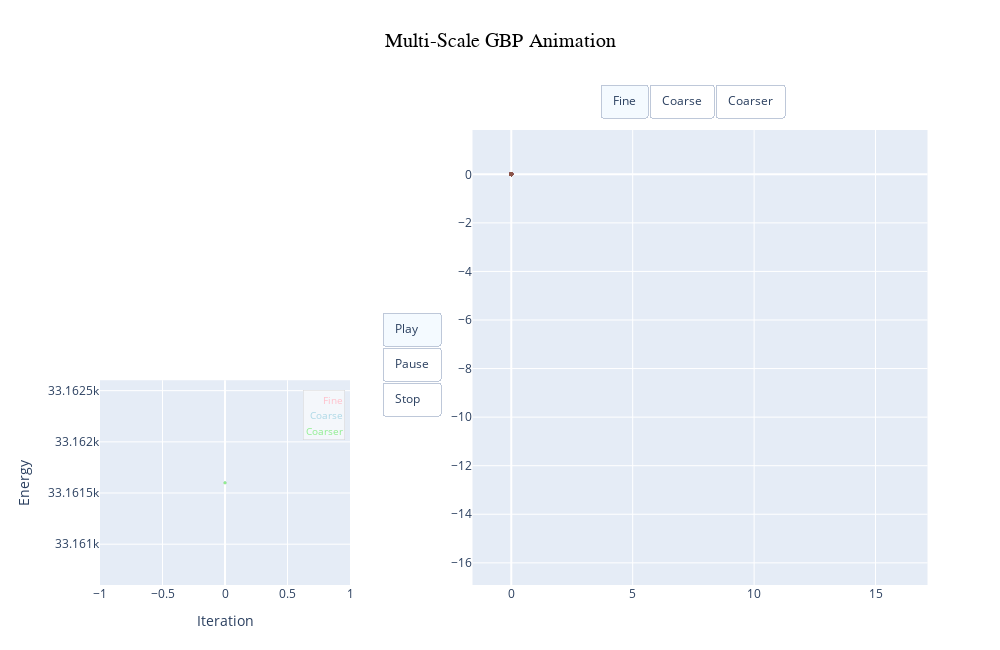

The notebook cell saved with this chart:
### Code cell
import numpy as np
import plotly.graph_objects as go
import plotly.express as px

# Function to ensure only point visibility is toggled by buttons,
# while energy curves always stay visible (last 3 traces)
def make_visibility(show_fine, show_coarse, show_coarser):
    return [show_fine, show_coarse, show_coarser, True, True, True]

# Compute overall axis bounds for equal scaling
all_points = np.concatenate([
    linpoints_log.reshape(-1, 2),
    linpoints_log_coarse.reshape(-1, 2),
    linpoints_log_coarser.reshape(-1, 2)
], axis=0)

x_min, y_min = all_points.min(axis=0)
x_max, y_max = all_points.max(axis=0)

x_range = x_max - x_min
y_range = y_max - y_min
max_range = max(x_range, y_range) / 2

x_center = (x_max + x_min) / 2
y_center = (y_max + y_min) / 2

x_min_equal = x_center - max_range - 0.001 * max_range
x_max_equal = x_center + max_range + 0.001 * max_range
y_min_equal = y_center - max_range - 0.001 * max_range
y_max_equal = y_center + max_range + 0.001 * max_range

# Dimensions
num_iters = linpoints_log.shape[0]
fine_points = linpoints_log.shape[1]
coarse_points = linpoints_log_coarse.shape[1]
coarser_points = linpoints_log_coarser.shape[1]

# Assign colors to each point group
fine_base = px.colors.qualitative.Set3
fine_colors = (fine_base * ((fine_points // len(fine_base)) + 1))[:fine_points]
coarse_colors = px.colors.qualitative.Plotly * 10
coarser_colors = px.colors.qualitative.D3 * 10

# Precompute color assignments per point
coarse_color_list = [coarse_colors[i] for i in range(coarse_points) for _ in range(4)]
coarser_color_list = [coarser_colors[i] for i in range(coarser_points) for _ in range(16)]

# Create animation frames
frames = []
for t in range(num_iters):
    # Fine-level points (right side)
    fine_trace = go.Scatter(
        x=linpoints_log[t, :, 0],
        y=linpoints_log[t, :, 1],
        mode='markers',
        marker=dict(size=4, color=fine_colors),
        name='fine',
        showlegend=False,
        xaxis='x1',
        yaxis='y1'
    )

    # Coarse-level points (right side)
    coarse_pts = linpoints_log_coarse[t].reshape(-1, 2)
    coarse_trace = go.Scatter(
        x=coarse_pts[:, 0],
        y=coarse_pts[:, 1],
        mode='markers',
        marker=dict(size=4, color=coarse_color_list),
        name='coarse',
        showlegend=False,
        xaxis='x1',
        yaxis='y1'
    )

    # Coarser-level points (right side)
    coarser_pts = linpoints_log_coarser[t].reshape(-1, 2)
    coarser_trace = go.Scatter(
        x=coarser_pts[:, 0],
        y=coarser_pts[:, 1],
        mode='markers',
        marker=dict(size=4, color=coarser_color_list),
        name='coarser',
        showlegend=False,
        xaxis='x1',
        yaxis='y1'
    )

    # Sliding window for energy plot (left bottom)
    start_idx = max(0, t - 4)
    x_vals = np.arange(start_idx, t + 1)

    # Energy curves: fine, coarse, coarser
    energy_trace_fine = go.Scatter(
        x=x_vals,
        y=energy_log[start_idx:t + 1],
        mode='lines+markers',
        line=dict(color='pink'),
        marker=dict(size=3),
        name='Energy Fine',
        xaxis='x2',
        yaxis='y2',
        showlegend=False
    )

    energy_trace_coarse = go.Scatter(
        x=x_vals,
        y=energy_log_coarse[start_idx:t + 1],
        mode='lines+markers',
        line=dict(color='lightblue'),
        marker=dict(size=3),
        name='Energy Coarse',
        xaxis='x2',
        yaxis='y2',
        showlegend=False
    )

    energy_trace_coarser = go.Scatter(
        x=x_vals,
        y=energy_log_coarser[start_idx:t + 1],
        mode='lines+markers',
        line=dict(color='lightgreen'),
        marker=dict(size=3),
        name='Energy Coarser',
        xaxis='x2',
        yaxis='y2',
        showlegend=False
    )

    # Dynamic y-range for zoomed-in energy chart
    dynamic_ymax = max(
        energy_log[start_idx:t + 1].max(),
        energy_log_coarse[start_idx:t + 1].max(),
        energy_log_coarser[start_idx:t + 1].max()
    )
    dynamic_ymin = min(
        energy_log[start_idx:t + 1].min(),
        energy_log_coarse[start_idx:t + 1].min(),
        energy_log_coarser[start_idx:t + 1].min()
    )


    # Create and append this frame
    frames.append(go.Frame(
        name=str(t),
        data=[
            fine_trace, coarse_trace, coarser_trace,
            energy_trace_fine, energy_trace_coarse, energy_trace_coarser
        ],
        layout=go.Layout(
            xaxis2=dict(range=[start_idx, t], domain=[0.1, 0.35], anchor='y2'),
            yaxis2=dict(range=[0, dynamic_ymax], domain=[0, 0.45], anchor='x2')
        )
    ))

# Static layout (position and energy plots, animation buttons)
layout = go.Layout(
    width=1000,
    height=650,
    title=dict(
        text='Multi-Scale GBP Animation',
        x=0.5,
        xanchor='center',
        y=0.95,
        yanchor='top',
        font=dict(family='Times New Roman, serif', size=20, color='black')
    ),
    margin=dict(l=0, r=0, t=0.2 * 650, b=0.1 * 650),


    annotations=[
        dict(
            x=0.98, y=0.95,
            xref='x2 domain', yref='y2 domain',
            text="<span style='color:pink; font-size:10px;'>Fine</span><br>"
                "<span style='color:lightblue; font-size:10px;'>Coarse</span><br>"
                "<span style='color:lightgreen; font-size:10px;'>Coarser</span>",
            showarrow=False,
            align='right',
            bgcolor='rgba(255,255,255,0.6)',
            bordercolor='lightgray',
            borderwidth=0.5,
            borderpad=2,
        )
    ],


    # Main position plot (right)
    xaxis1=dict(range=[x_min_equal, x_max_equal], domain=[0.4, 1], constrain='domain', anchor='y1'),
    yaxis1=dict(range=[y_min_equal, y_max_equal], domain=[0, 1], scaleanchor='x1', scaleratio=1, anchor='x1'),

    # Energy plot (left-bottom)
    xaxis2=dict(domain=[0.1, 0.35], anchor="y2", title="Iteration", automargin=False),
    yaxis2=dict(domain=[0, 0.45], anchor="x2", title="Energy", automargin=False),

    # Button menus
    updatemenus=[
        {
            "type": "buttons",
            "direction": "down",
            "x": 0.44,
            "xanchor": "right",
            "y": 0.6,
            "yanchor": "top",
            "pad": {"r": 0, "t": 0},
            "buttons": [
                {"label": "Play", "method": "animate", "args": [None, {"frame": {"duration": 1000, "redraw": True}, "fromcurrent": True}]},
                {"label": "Pause", "method": "animate", "args": [[None], {"mode": "immediate", "frame": {"duration": 0, "redraw": False}, "transition": {"duration": 0}}]},
                {"label": "Stop", "method": "animate", "args": [["0"], {"mode": "immediate", "frame": {"duration": 0, "redraw": True}}]}
            ]
        },
        {
            "type": "buttons",
            "direction": "right",
            "x": 0.6,
            "xanchor": "left",
            "y": 1.1,
            "yanchor": "top",
            "pad": {"r": 0, "t": 0},
            "buttons": [
                {"label": "Fine", "method": "update", "args": [{"visible": make_visibility(True, False, False)}]},
                {"label": "Coarse", "method": "update", "args": [{"visible": make_visibility(False, True, False)}]},
                {"label": "Coarser", "method": "update", "args": [{"visible": make_visibility(False, False, True)}]}
            ]
        }
    ]


    
)

# Create and display figure
fig = go.Figure(data=frames[0].data, frames=frames, layout=layout)
fig.show()

### Figure 1 — Plotly figure (JSON) as saved in the notebook; plotly's stock layout.template omitted (floating-point values rounded to 4 significant figures; data arrays with more than 128 entries replaced by an {"elided": "..."} marker saying what was removed)
{"data": [{"marker": {"color": {"elided": "256 str values"}, "size": 4}, "mode": "markers", "name": "fine", "showlegend": false, "type": "scatter", "x": {"elided": "256 float values"}, "xaxis": "x", "y": {"elided": "256 float values"}, "yaxis": "y"}, {"marker": {"color": {"elided": "256 str values"}, "size": 4}, "mode": "markers", "name": "coarse", "showlegend": false, "type": "scatter", "x": {"elided": "256 float values"}, "xaxis": "x", "y": {"elided": "256 float values"}, "yaxis": "y"}, {"marker": {"color": {"elided": "256 str values"}, "size": 4}, "mode": "markers", "name": "coarser", "showlegend": false, "type": "scatter", "x": {"elided": "256 float values"}, "xaxis": "x", "y": {"elided": "256 float values"}, "yaxis": "y"}, {"line": {"color": "pink"}, "marker": {"size": 3}, "mode": "lines+markers", "name": "Energy Fine", "showlegend": false, "type": "scatter", "x": [0], "xaxis": "x2", "y": [33160.0], "yaxis": "y2"}, {"line": {"color": "lightblue"}, "marker": {"size": 3}, "mode": "lines+markers", "name": "Energy Coarse", "showlegend": false, "type": "scatter", "x": [0], "xaxis": "x2", "y": [33160.0], "yaxis": "y2"}, {"line": {"color": "lightgreen"}, "marker": {"size": 3}, "mode": "lines+markers", "name": "Energy Coarser", "showlegend": false, "type": "scatter", "x": [0], "xaxis": "x2", "y": [33160.0], "yaxis": "y2"}], "layout": {"annotations": [{"align": "right", "bgcolor": "rgba(255,255,255,0.6)", "bordercolor": "lightgray", "borderpad": 2, "borderwidth": 0.5, "showarrow": false, "text": "<span style='color:pink; font-size:10px;'>Fine</span><br><span style='color:lightblue; font-size:10px;'>Coarse</span><br><span style='color:lightgreen; font-size:10px;'>Coarser</span>", "x": 0.98, "xref": "x2 domain", "y": 0.95, "yref": "y2 domain"}], "height": 650, "margin": {"b": 65, "l": 0, "r": 0, "t": 130}, "title": {"font": {"color": "black", "family": "Times New Roman, serif", "size": 20}, "text": "Multi-Scale GBP Animation", "x": 0.5, "xanchor": "center", "y": 0.95, "yanchor": "top"}, "updatemenus": [{"buttons": [{"args": [null, {"frame": {"duration": 1000, "redraw": true}, "fromcurrent": true}], "label": "Play", "method": "animate"}, {"args": [[null], {"frame": {"duration": 0, "redraw": false}, "mode": "immediate", "transition": {"duration": 0}}], "label": "Pause", "method": "animate"}, {"args": [["0"], {"frame": {"duration": 0, "redraw": true}, "mode": "immediate"}], "label": "Stop", "method": "animate"}], "direction": "down", "pad": {"r": 0, "t": 0}, "type": "buttons", "x": 0.44, "xanchor": "right", "y": 0.6, "yanchor": "top"}, {"buttons": [{"args": [{"visible": [true, false, false, true, true, true]}], "label": "Fine", "method": "update"}, {"args": [{"visible": [false, true, false, true, true, true]}], "label": "Coarse", "method": "update"}, {"args": [{"visible": [false, false, true, true, true, true]}], "label": "Coarser", "method": "update"}], "direction": "right", "pad": {"r": 0, "t": 0}, "type": "buttons", "x": 0.6, "xanchor": "left", "y": 1.1, "yanchor": "top"}], "width": 1000, "xaxis": {"anchor": "y", "constrain": "domain", "domain": [0.4, 1], "range": [-1.597, 17.14]}, "xaxis2": {"anchor": "y2", "automargin": false, "domain": [0.1, 0.35], "title": {"text": "Iteration"}}, "yaxis": {"anchor": "x", "domain": [0, 1], "range": [-16.91, 1.824], "scaleanchor": "x", "scaleratio": 1}, "yaxis2": {"anchor": "x2", "automargin": false, "domain": [0, 0.45], "title": {"text": "Energy"}}}}
